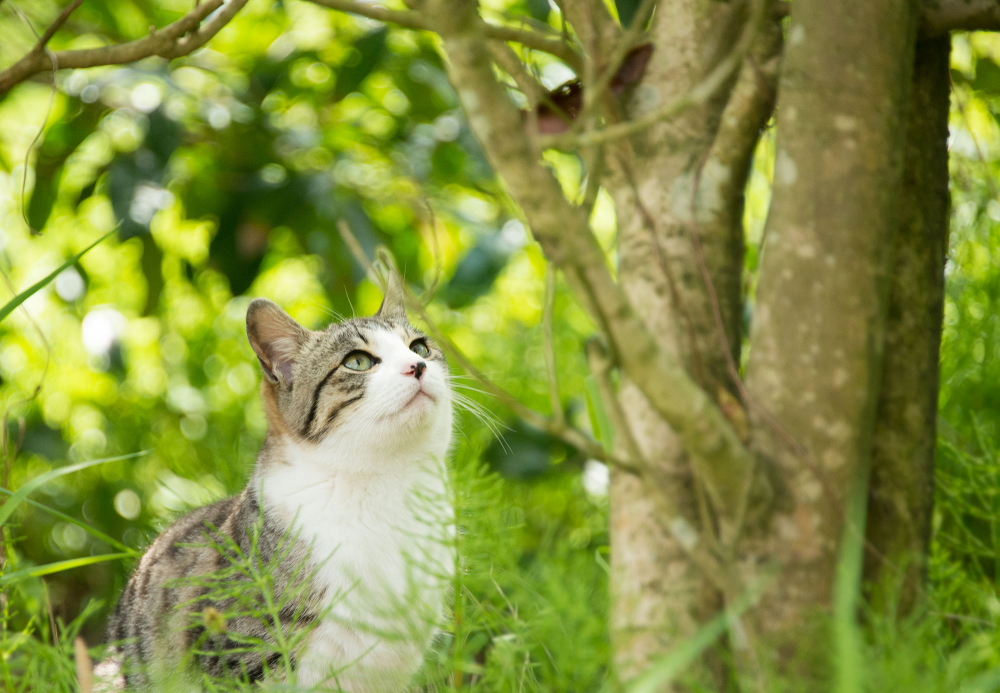
#> input picture Clusetering/k-means/Data/Cat.jpg, 2000 x 1386 px (shown at 1/2 size)
$ jupyter execute k-means-fullscratch.ipynb   (shell and % lines are left out)
#> lines starting #> are read from the running program, lines starting #| are printed output that depends on the picture
# k-means(k平均法)のPythonによるフルスクラッチ

### アルゴリズムの実態

0. kを決める
1. 初期値をk個決定する
2. 重心に近い点を決定する
3. それぞれの重心にそれぞれの重心を移動する（パワーワード感）
4. 2~3.を繰り返す
5. kを変更して1に戻る

[cell 1]
import numpy as np
import matplotlib.pyplot as plt
import seaborn as sns
from mpl_toolkits.mplot3d import Axes3D
import cv2 as cv

## ダミーデータを作成する

[cell 2]
n_data0 = 40             #1.データの数
n_data1 = 20
n_data2 = 20

mean0 = [1, 4]          #2.データ０における平均値（ｘ、ｙ）
mean1 = [3.0, 2.8]
mean2 = [1.4, 1]
noise = [[0.8, 2.2],
         [3.0, 0.7]]


cov0  = [[0.04, 0.0],
         [0.0, 0.04]]    #3.データ０における共分散行列
cov1  = [[0.04, 0.0],
         [0.0, 0.04]]
cov2  = [[0.04, 0.0],
         [0.0, 0.04]]


#二次元正規分布を生成する（0~3の値によって変動する）
X0 = np.random.multivariate_normal(mean0, cov0, n_data0)
X1 = np.random.multivariate_normal(mean1, cov1, n_data1)
X2 = np.random.multivariate_normal(mean2, cov2, n_data2)

#それぞれのデータの結合
X = np.concatenate((X0, X1, X2, noise))
print(X.shape)

plt.scatter(X[:,0],X[:,1],)
plt.xlabel('x')
plt.ylabel('y')
plt.show()

[cell 3]
class kmeans():
    def __init__(self,plus=False,n_search=10,plot=True):
        self.plus = plus
        self.n_search = n_search
        self.plot = plot

    def clustering(self):
        dist_list = [0]*self.k
        sse_sum = 0
        for c in range(self.k):
            sse = (self.X-self.center[c])**2
            dist_list[c] = np.sum(sse, axis=1)

        self.cluster = np.argmin(np.array(dist_list),axis=0)

        return self.cluster,np.sqrt(np.sum(np.min(dist_list,axis=0))**(1/2))

    #初期値決定
    def init_center(self,n_sample,k,n_dims):
        if self.plus == False:
            self.center = self.X[np.random.choice(np.arange(0,n_sample),k),:]
            #print(self.center)

        #k-means++の初期値決定
        else:
            distance = np.zeros((n_sample,k))
            #最初の重心決定確率は一律
            pr = np.ones(n_sample)/n_sample
            self.center = np.zeros((k,n_dims))
            self.center[0,:] = self.X[np.random.choice(np.arange(0,n_sample),1,p=pr),:]
            for c in range(1,k):
                flag = True
                while flag:
                    #重心決定
                    center_candidate = self.X[np.random.choice(np.arange(0,n_sample),1,p=pr),:]
                    flag = np.any(self.center == center_candidate) #すでに選ばれた重心なら、もう一度探索
                #print(center_candidate)
                self.center[c] = center_candidate

                #距離を求める
                distance[:,c] = (np.sum((self.X-self.center[c])**2,axis=1))**0.5
                #重心決定の確率更新
                pr = np.sum(distance,axis=1) / np.sum(distance)

    #fiding centers
    def fit(self,X,k):
        self.X = X
        self.k = k
        self.sse_list = []
        self.center_list = []
        self.cluster_list = []
        n_sample = X.shape[0]
        n_dims = X.shape[1]


        #学習
        for i in range(self.n_search):
            #初期位置決定
            self.init_center(n_sample,k,n_dims)
            old_center = np.array([np.inf for i in range(n_dims)])
            while np.sum(((old_center-self.center)**2))**0.5 > 10e-8:
                self.clustering()

                old_center = self.center.copy()

                #重心を更新
                for i in list(set(self.cluster)):
                    self.center[i] = np.mean(X[self.cluster==i],axis=0)

            cluster, sse = self.clustering()
            self.cluster_list.append(cluster)
            self.sse_list.append(sse)
            self.center_list.append(self.center)

            #可視化するかしないか
            if self.plot == True:
                plt.scatter(X[:,0], X[:,1],c=self.cluster)
                plt.scatter(self.center[:,0], self.center[:,1],s=10,c="r")
                plt.xlabel('x')
                plt.ylabel('y')
                plt.show()

        #候補のうちSSE最小になった時の値を抽出
        best_idx = np.argmin(self.sse_list)
        best_sse = self.sse_list[best_idx]
        best_cluster = self.cluster_list[best_idx]
        best_center = self.center_list[best_idx]

        #ベストなクラスタリングのプロット(消してもいい)
        plt.scatter(X[:,0], X[:,1],c=best_cluster)
        plt.scatter(best_center[:,0], best_center[:,1],s=10,c="r")
        plt.xlabel('x')
        plt.ylabel('y')
        plt.show()

        return best_sse, best_center ,best_cluster

[cell 4]
kmn = kmeans(plus=True,n_search=100,plot=False)
elbow_list = []
for i in range(1,11):
    plt.figure(figsize=(5,5))
    plt.xlim(0,5)
    plt.ylim(0,5)
    best_sse, _ , _= kmn.fit(X,i)
    elbow_list.append(best_sse)
    plt.show()


plt.plot(elbow_list)
plt.show()
#> figure, not shown here; curve peaks at x = 0, y = 3.7

[cell 5]
#画像のリサイズ・リシェイプ、表示
def kmn_implot(img, rate=1, verbose=True):
    Height,Width,RGB = img.shape
    img_min = cv.resize(img, (Width // rate, Height // rate))
    Height_min, Width_min, RGB_min = img_min.shape
    return img_min

[cell 6]
img1 = plt.imread("Data/Cat.jpg")
#> img1 is the input picture: shape (1386, 2000, 3); mean R, G, B 133.2, 144.8, 65.4
img_min1 = kmn_implot(img1,rate=6 ,verbose=True)
W1, H1, Ch1 = img_min1.shape
#> W1 = 231; H1 = 333; Ch1 = 3
col1 = img_min1.reshape(-1,3)

kmn_cat = kmeans(plus=True,n_search=2, plot=False)
_,best_center1, best_cluster1 = kmn_cat.fit(X=col1, k=5)
#> after the loop in fit (call 11), `for i in range(self.n_search):`: self.center = [[65.64, 79.56, 14.9], [156.1, 159.3, 94.67], [185.3, 206, 51.95], [210.8, 215.8, 169.9], [114.6, 130.2, 40.33]]; self.center_list = 2 items; self.sse_list = [99.88, 99.37]
#> in fit (call 11), `best_idx = np.argmin(self.sse_list)`: best_idx = 1
#> in fit (call 11), `best_sse = self.sse_list[best_idx]`: best_sse = 99.37
#> in fit (call 11), `best_center = self.center_list[best_idx]`: best_center has the same summary as self.center
#> in fit (call 11), `plt.show()`:
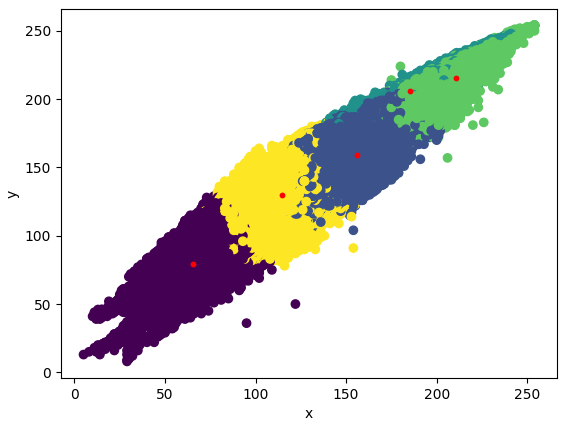
#> figure drawn by matplotlib, 1 panel
#> best_center1 has the same summary as self.center in fit

[cell 7]
#プロットしてみる
fig = plt.figure()
ax = Axes3D(fig)
ax.set_xlabel("X")
ax.set_ylabel("Y")
ax.set_zlabel("Z")

ax.scatter(col1[:,0],col1[:,1],col1[:,2],marker="o",c=best_cluster1,s=10,alpha=0.05)
ax.scatter(best_center1[:,0],best_center1[:,1],best_center1[:,2],marker="x",c="r",s=50,alpha=1)


print("圧縮後の画像")
print(img_min1.shape)
#| (231, 333, 3)
plt.show()
plt.imshow(img_min1)
#plt.show()

[cell 8]
img1_kmn = np.empty(col1.shape,"uint8")
best_center1 = best_center1.astype("uint8")
#> best_center1 = [[65, 79, 14], [156, 159, 94], [185, 205, 51], [210, 215, 169], [114, 130, 40]]

for i,c in enumerate(best_cluster1):
    img1_kmn[i,:] = best_center1[c,:]
#> this loop made 76923 passes
#> c on passes 1 to 3: 0, 4, 1

img1_kmn = img1_kmn.reshape(W1, H1, Ch1).astype("uint8")
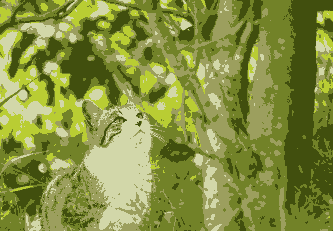
#> img1_kmn: shape (231, 333, 3); mean of channels 0, 1, 2 132.7, 144.3, 64.7; drawn as R, G, B
#display(X_kmn)
plt.imshow(img1_kmn)
plt.show()

[cell 9]
img2 = plt.imread("Data/Sea-tropical.jpg")
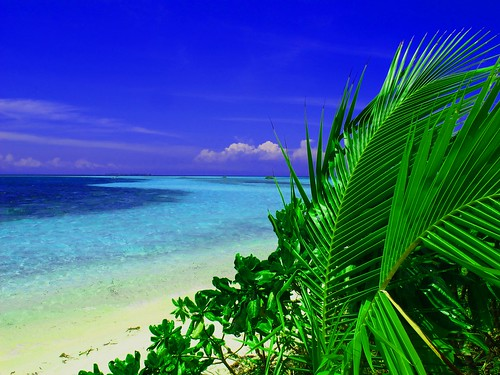
#> input picture Clusetering/k-means/Data/Sea-tropical.jpg, 500 x 375 px
#> img2 is the input picture: shape (375, 500, 3); mean R, G, B 52.5, 96.6, 133.1
img_min2 = kmn_implot(img2,rate=2 ,verbose=True)
#> call 2 of kmn_implot, with rate = 2, verbose = True
#> in kmn_implot (call 2), `img_min = cv.resize(img, (Width // rate, Height // rate))`:
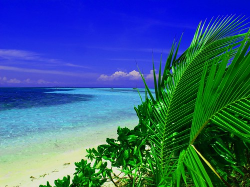
#> img_min: shape (187, 250, 3); mean R, G, B 52.4, 96.5, 133
W2, H2, Ch2 = img_min2.shape
#> W2 = 187; H2 = 250; Ch2 = 3
col2 = img_min2.reshape(-1,3)

kmn_tropical = kmeans(plus=True,n_search=2, plot=False)
_,best_center2, best_cluster2 = kmn_cat.fit(X=col2, k=10)
#> after the loop in fit (call 12), `for i in range(self.n_search):`: self.center = [[162.3, 203.9, 175.4], [68.11, 78.44, 215.6], [5.05, 52.57, 4.33], [24.05, 65.59, 138.9], [14.6, 101, 10.89], [210.7, 224.2, 176.4], [90.86, 165.5, 203.6], [92.78, 169.8, 75.85], [15.09, 25.2, 223.2], [38.83, 145.7, 24]]; self.sse_list = [73.78, 73.89]
#> in fit (call 12), `best_idx = np.argmin(self.sse_list)`: best_idx = 0
#> in fit (call 12), `best_sse = self.sse_list[best_idx]`: best_sse = 73.78
#> in fit (call 12), `best_center = self.center_list[best_idx]`: best_center = [[161.4, 203.6, 172], [65.24, 162.9, 47.16], [10.11, 19.38, 222.2], [20.34, 114.1, 13.76], [39.47, 53.3, 226.1], [90.85, 166.5, 203.3], [77.18, 86.17, 209.9], [23.85, 65.51, 138.2], [5.6, 57.04, 4.8], [210.8, 224.2, 176.7]]
#> in fit (call 12), `plt.show()`:
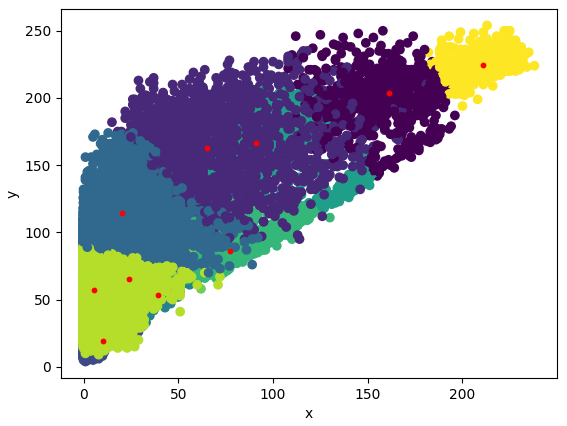
#> figure drawn by matplotlib, 1 panel
#> best_center2 has the same summary as best_center in fit

[cell 10]
#プロットしてみる
fig = plt.figure()
ax = Axes3D(fig)
ax.set_xlabel("X")
ax.set_ylabel("Y")
ax.set_zlabel("Z")

ax.scatter(col2[:,0],col2[:,1],col2[:,2],marker="o",c=best_cluster2,s=10,alpha=0.05)
ax.scatter(best_center2[:,0],best_center2[:,1],best_center2[:,2],marker="x",c="r",s=50,alpha=1)
plt.show()
print("圧縮後の画像")
plt.imshow(img_min2)
plt.show()

[cell 11]
img2_kmn = np.empty(col2.shape,"uint8")
best_center2 = best_center2.astype("uint8")
#> best_center2 = [[161, 203, 171], [65, 162, 47], [10, 19, 222], [20, 114, 13], [39, 53, 226], [90, 166, 203], [77, 86, 209], [23, 65, 138], [5, 57, 4], [210, 224, 176]]

for i,c in enumerate(best_cluster2):
    img2_kmn[i,:] = best_center2[c,:]

img2_kmn = img2_kmn.reshape(W2, H2, 3).astype("uint8")
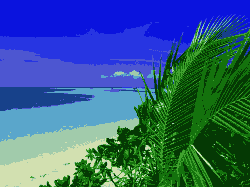
#> img2_kmn: shape (187, 250, 3); mean of channels 0, 1, 2 51.9, 96.2, 132.5; drawn as R, G, B
#display(X_kmn)
plt.imshow(img2_kmn)
plt.show()

[cell 12]
img3 = plt.imread("Data/Sea-View.jpg")
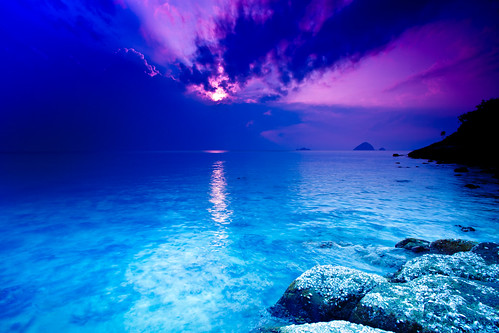
#> input picture Clusetering/k-means/Data/Sea-View.jpg, 499 x 333 px
#> img3 is the input picture: shape (333, 499, 3); mean R, G, B 38.6, 81, 185.9
img_min3 = kmn_implot(img3,rate=2 ,verbose=True)
#> call 3 of kmn_implot, with rate = 2, verbose = True
#> in kmn_implot (call 3), `img_min = cv.resize(img, (Width // rate, Height // rate))`:
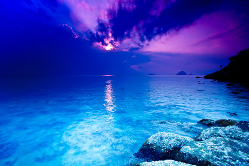
#> img_min: shape (166, 249, 3); mean R, G, B 38.5, 80.9, 185.7
W3, H3, Ch3 = img_min3.shape
#> W3 = 166; H3 = 249; Ch3 = 3
col3 = img_min3.reshape(-1,3)

kmn_tropical = kmeans(plus=True,n_search=1, plot=False)
_,best_center3, best_cluster3 = kmn_cat.fit(X=col3, k=8)
#> after the loop in fit (call 13), `for i in range(self.n_search):`: self.center = [[4.45, 11.48, 81.82], [6.66, 150.9, 231.3], [167.2, 97.1, 223], [82.65, 45.6, 186.1], [144, 213, 246.5], [77.9, 173.5, 231.3], [4.95, 13.62, 167], [9.36, 85.75, 187.8]]; self.sse_list = [84.98, 84.98]
#> in fit (call 13), `best_sse = self.sse_list[best_idx]`: best_sse = 84.98
#> in fit (call 13), `best_center = self.center_list[best_idx]`: best_center = [[4.97, 13.62, 167], [77.9, 173.5, 231.3], [144, 213, 246.5], [9.36, 85.75, 187.8], [167.2, 97.1, 223], [4.45, 11.48, 81.82], [6.66, 150.9, 231.3], [82.68, 45.63, 186.1]]
#> in fit (call 13), `plt.show()`:
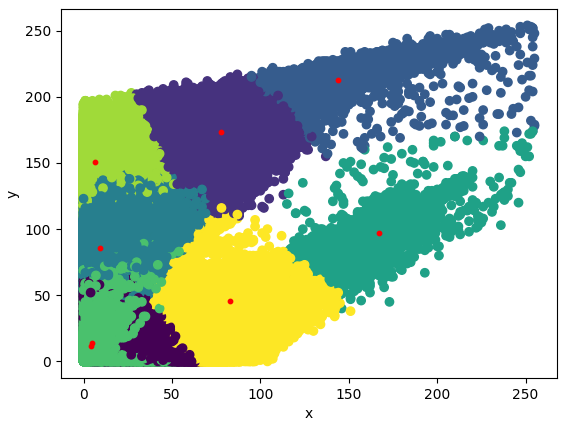
#> figure drawn by matplotlib, 1 panel
#> best_center3 has the same summary as best_center in fit

[cell 13]
#プロットしてみる
fig = plt.figure()
ax = Axes3D(fig)
ax.set_xlabel("X")
ax.set_ylabel("Y")
ax.set_zlabel("Z")

ax.scatter(col3[:,0],col3[:,1],col3[:,2],marker="o",c=best_cluster3,s=10,alpha=0.05)
ax.scatter(best_center3[:,0],best_center3[:,1],best_center3[:,2],marker="x",c="r",s=50,alpha=1)
plt.show()
print("圧縮後の画像")
plt.imshow(img_min3)
plt.show()

[cell 14]
img3_kmn = np.empty(col3.shape,"uint8")
best_center3 = best_center3.astype("uint8")
#> best_center3 = [[4, 13, 167], [77, 173, 231], [143, 212, 246], [9, 85, 187], [167, 97, 222], [4, 11, 81], [6, 150, 231], [82, 45, 186]]

for i,c in enumerate(best_cluster3):
    img3_kmn[i,:] = best_center3[c,:]
#> this loop made 41334 passes

img3_kmn = img3_kmn.reshape(W3, H3, 3).astype("uint8")
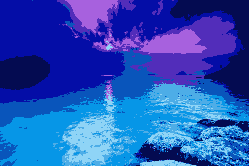
#> img3_kmn: shape (166, 249, 3); mean of channels 0, 1, 2 37.8, 80.2, 185.3; drawn as R, G, B
#display(X_kmn)
plt.imshow(img3_kmn)
plt.show()
